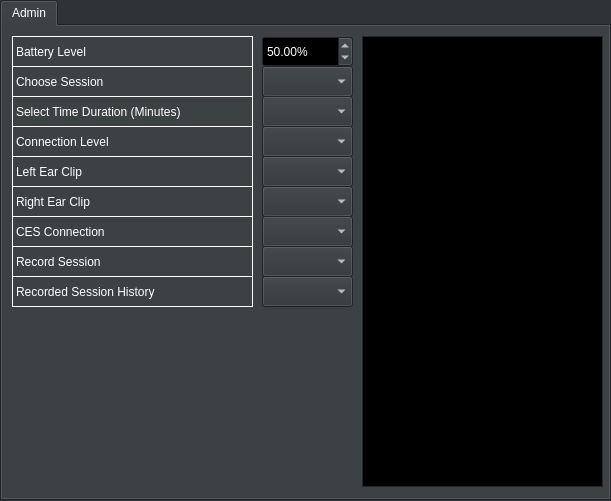
   <widget class="QTabWidget" name="tabWidget">
    <property name="enabled">
     <bool>true</bool>
    </property>
    <property name="geometry">
     <rect>
      <x>550</x>
      <y>20</y>
      <width>611</width>
      <height>501</height>
     </rect>
    </property>
    <property name="palette">
     <palette>
      <active>
       <colorrole role="WindowText">
        <brush brushstyle="SolidPattern">
         <color alpha="255">
          <red>255</red>
          <green>255</green>
          <blue>255</blue>
         </color>
        </brush>
       </colorrole>
       <colorrole role="Button">
        <brush brushstyle="SolidPattern">
         <color alpha="255">
          <red>46</red>
          <green>52</green>
          <blue>54</blue>
         </color>
        </brush>
       </colorrole>
       <colorrole role="Light">
        <brush brushstyle="SolidPattern">
         <color alpha="255">
          <red>69</red>
          <green>78</green>
          <blue>81</blue>
         </color>
        </brush>
       </colorrole>
       <colorrole role="Midlight">
        <brush brushstyle="SolidPattern">
         <color alpha="255">
          <red>57</red>
          <green>65</green>
          <blue>67</blue>
         </color>
        </brush>
       </colorrole>
       <colorrole role="Dark">
        <brush brushstyle="SolidPattern">
         <color alpha="255">
          <red>23</red>
          <green>26</green>
          <blue>27</blue>
         </color>
        </brush>
       </colorrole>
       <colorrole role="Mid">
        <brush brushstyle="SolidPattern">
         <color alpha="255">
          <red>30</red>
          <green>34</green>
          <blue>36</blue>
         </color>
        </brush>
       </colorrole>
       <colorrole role="Text">
        <brush brushstyle="SolidPattern">
         <color alpha="255">
          <red>255</red>
          <green>255</green>
          <blue>255</blue>
         </color>
        </brush>
       </colorrole>
       <colorrole role="BrightText">
        <brush brushstyle="SolidPattern">
         <color alpha="255">
          <red>255</red>
          <green>255</green>
          <blue>255</blue>
         </color>
        </brush>
       </colorrole>
       <colorrole role="ButtonText">
        <brush brushstyle="SolidPattern">
         <color alpha="255">
          <red>255</red>
          <green>255</green>
          <blue>255</blue>
         </color>
        </brush>
       </colorrole>
       <colorrole role="Base">
        <brush brushstyle="SolidPattern">
         <color alpha="255">
          <red>0</red>
          <green>0</green>
          <blue>0</blue>
         </color>
        </brush>
       </colorrole>
       <colorrole role="Window">
        <brush brushstyle="SolidPattern">
         <color alpha="255">
          <red>46</red>
          <green>52</green>
          <blue>54</blue>
         </color>
        </brush>
       </colorrole>
       <colorrole role="Shadow">
        <brush brushstyle="SolidPattern">
         <color alpha="255">
          <red>0</red>
          <green>0</green>
          <blue>0</blue>
         </color>
        </brush>
       </colorrole>
       <colorrole role="AlternateBase">
        <brush brushstyle="SolidPattern">
         <color alpha="255">
          <red>23</red>
          <green>26</green>
          <blue>27</blue>
         </color>
        </brush>
       </colorrole>
       <colorrole role="ToolTipBase">
        <brush brushstyle="SolidPattern">
         <color alpha="255">
          <red>255</red>
          <green>255</green>
          <blue>220</blue>
         </color>
        </brush>
       </colorrole>
       <colorrole role="ToolTipText">
        <brush brushstyle="SolidPattern">
         <color alpha="255">
          <red>0</red>
          <green>0</green>
          <blue>0</blue>
         </color>
        </brush>
       </colorrole>
       <colorrole role="PlaceholderText">
        <brush brushstyle="SolidPattern">
         <color alpha="128">
          <red>255</red>
          <green>255</green>
          <blue>255</blue>
         </color>
        </brush>
       </colorrole>
      </active>
      <inactive>
       <colorrole role="WindowText">
        <brush brushstyle="SolidPattern">
         <color alpha="255">
          <red>255</red>
          <green>255</green>
          <blue>255</blue>
         </color>
        </brush>
       </colorrole>
       <colorrole role="Button">
        <brush brushstyle="SolidPattern">
         <color alpha="255">
          <red>46</red>
          <green>52</green>
          <blue>54</blue>
         </color>
        </brush>
       </colorrole>
       <colorrole role="Light">
        <brush brushstyle="SolidPattern">
         <color alpha="255">
          <red>69</red>
          <green>78</green>
          <blue>81</blue>
         </color>
        </brush>
       </colorrole>
       <colorrole role="Midlight">
        <brush brushstyle="SolidPattern">
         <color alpha="255">
          <red>57</red>
          <green>65</green>
          <blue>67</blue>
         </color>
        </brush>
       </colorrole>
       <colorrole role="Dark">
        <brush brushstyle="SolidPattern">
         <color alpha="255">
          <red>23</red>
          <green>26</green>
          <blue>27</blue>
         </color>
        </brush>
       </colorrole>
       <colorrole role="Mid">
        <brush brushstyle="SolidPattern">
         <color alpha="255">
          <red>30</red>
          <green>34</green>
          <blue>36</blue>
         </color>
        </brush>
       </colorrole>
       <colorrole role="Text">
        <brush brushstyle="SolidPattern">
         <color alpha="255">
          <red>255</red>
          <green>255</green>
          <blue>255</blue>
         </color>
        </brush>
       </colorrole>
       <colorrole role="BrightText">
        <brush brushstyle="SolidPattern">
         <color alpha="255">
          <red>255</red>
          <green>255</green>
          <blue>255</blue>
         </color>
        </brush>
       </colorrole>
       <colorrole role="ButtonText">
        <brush brushstyle="SolidPattern">
         <color alpha="255">
          <red>255</red>
          <green>255</green>
          <blue>255</blue>
         </color>
        </brush>
       </colorrole>
       <colorrole role="Base">
        <brush brushstyle="SolidPattern">
         <color alpha="255">
          <red>0</red>
          <green>0</green>
          <blue>0</blue>
         </color>
        </brush>
       </colorrole>
       <colorrole role="Window">
        <brush brushstyle="SolidPattern">
         <color alpha="255">
          <red>46</red>
          <green>52</green>
          <blue>54</blue>
         </color>
        </brush>
       </colorrole>
       <colorrole role="Shadow">
        <brush brushstyle="SolidPattern">
         <color alpha="255">
          <red>0</red>
          <green>0</green>
          <blue>0</blue>
         </color>
        </brush>
       </colorrole>
       <colorrole role="AlternateBase">
        <brush brushstyle="SolidPattern">
         <color alpha="255">
          <red>23</red>
          <green>26</green>
          <blue>27</blue>
         </color>
        </brush>
       </colorrole>
       <colorrole role="ToolTipBase">
        <brush brushstyle="SolidPattern">
         <color alpha="255">
          <red>255</red>
          <green>255</green>
          <blue>220</blue>
         </color>
        </brush>
       </colorrole>
       <colorrole role="ToolTipText">
        <brush brushstyle="SolidPattern">
         <color alpha="255">
          <red>0</red>
          <green>0</green>
          <blue>0</blue>
         </color>
        </brush>
       </colorrole>
       <colorrole role="PlaceholderText">
        <brush brushstyle="SolidPattern">
         <color alpha="128">
          <red>255</red>
          <green>255</green>
          <blue>255</blue>
         </color>
        </brush>
       </colorrole>
      </inactive>
      <disabled>
       <colorrole role="WindowText">
        <brush brushstyle="SolidPattern">
         <color alpha="255">
          <red>23</red>
          <green>26</green>
          <blue>27</blue>
         </color>
        </brush>
       </colorrole>
       <colorrole role="Button">
        <brush brushstyle="SolidPattern">
         <color alpha="255">
          <red>46</red>
          <green>52</green>
          <blue>54</blue>
         </color>
        </brush>
       </colorrole>
       <colorrole role="Light">
        <brush brushstyle="SolidPattern">
         <color alpha="255">
          <red>69</red>
          <green>78</green>
          <blue>81</blue>
         </color>
        </brush>
       </colorrole>
       <colorrole role="Midlight">
        <brush brushstyle="SolidPattern">
         <color alpha="255">
          <red>57</red>
          <green>65</green>
          <blue>67</blue>
         </color>
        </brush>
       </colorrole>
       <colorrole role="Dark">
        <brush brushstyle="SolidPattern">
         <color alpha="255">
          <red>23</red>
          <green>26</green>
          <blue>27</blue>
         </color>
        </brush>
       </colorrole>
       <colorrole role="Mid">
        <brush brushstyle="SolidPattern">
         <color alpha="255">
          <red>30</red>
          <green>34</green>
          <blue>36</blue>
         </color>
        </brush>
       </colorrole>
       <colorrole role="Text">
        <brush brushstyle="SolidPattern">
         <color alpha="255">
          <red>23</red>
          <green>26</green>
          <blue>27</blue>
         </color>
        </brush>
       </colorrole>
       <colorrole role="BrightText">
        <brush brushstyle="SolidPattern">
         <color alpha="255">
          <red>255</red>
          <green>255</green>
          <blue>255</blue>
         </color>
        </brush>
       </colorrole>
       <colorrole role="ButtonText">
        <brush brushstyle="SolidPattern">
         <color alpha="255">
          <red>23</red>
          <green>26</green>
          <blue>27</blue>
         </color>
        </brush>
       </colorrole>
       <colorrole role="Base">
        <brush brushstyle="SolidPattern">
         <color alpha="255">
          <red>46</red>
          <green>52</green>
          <blue>54</blue>
         </color>
        </brush>
       </colorrole>
       <colorrole role="Window">
        <brush brushstyle="SolidPattern">
         <color alpha="255">
          <red>46</red>
          <green>52</green>
          <blue>54</blue>
         </color>
        </brush>
       </colorrole>
       <colorrole role="Shadow">
        <brush brushstyle="SolidPattern">
         <color alpha="255">
          <red>0</red>
          <green>0</green>
          <blue>0</blue>
         </color>
        </brush>
       </colorrole>
       <colorrole role="AlternateBase">
        <brush brushstyle="SolidPattern">
         <color alpha="255">
          <red>46</red>
          <green>52</green>
          <blue>54</blue>
         </color>
        </brush>
       </colorrole>
       <colorrole role="ToolTipBase">
        <brush brushstyle="SolidPattern">
         <color alpha="255">
          <red>255</red>
          <green>255</green>
          <blue>220</blue>
         </color>
        </brush>
       </colorrole>
       <colorrole role="ToolTipText">
        <brush brushstyle="SolidPattern">
         <color alpha="255">
          <red>0</red>
          <green>0</green>
          <blue>0</blue>
         </color>
        </brush>
       </colorrole>
       <colorrole role="PlaceholderText">
        <brush brushstyle="SolidPattern">
         <color alpha="128">
          <red>255</red>
          <green>255</green>
          <blue>255</blue>
         </color>
        </brush>
       </colorrole>
      </disabled>
     </palette>
    </property>
    <property name="currentIndex">
     <number>0</number>
    </property>
    <widget class="QWidget" name="adminTab">
     <property name="enabled">
      <bool>true</bool>
     </property>
     <attribute name="title">
      <string>Admin</string>
     </attribute>
     <widget class="QLabel" name="sessionQLabel">
      <property name="geometry">
       <rect>
        <x>10</x>
        <y>40</y>
        <width>241</width>
        <height>31</height>
       </rect>
      </property>
      <property name="frameShape">
       <enum>QFrame::Box</enum>
      </property>
      <property name="text">
       <string>Choose Session</string>
      </property>
     </widget>
     <widget class="QComboBox" name="sessionComboBox">
      <property name="geometry">
       <rect>
        <x>260</x>
        <y>40</y>
        <width>91</width>
        <height>31</height>
       </rect>
      </property>
      <property name="editable">
       <bool>false</bool>
      </property>
      <property name="currentText">
       <string/>
      </property>
      <property name="currentIndex">
       <number>-1</number>
      </property>
     </widget>
     <widget class="QLabel" name="batteryQLabel">
      <property name="geometry">
       <rect>
        <x>10</x>
        <y>10</y>
        <width>241</width>
        <height>31</height>
       </rect>
      </property>
      <property name="frameShape">
       <enum>QFrame::Box</enum>
      </property>
      <property name="text">
       <string>Battery Level</string>
      </property>
     </widget>
     <widget class="QDoubleSpinBox" name="batteryLevelAdminSpinxBox">
      <property name="geometry">
       <rect>
        <x>260</x>
        <y>10</y>
        <width>91</width>
        <height>31</height>
       </rect>
      </property>
      <property name="suffix">
       <string>%</string>
      </property>
      <property name="singleStep">
       <double>5.000000000000000</double>
      </property>
      <property name="stepType">
       <enum>QAbstractSpinBox::DefaultStepType</enum>
      </property>
      <property name="value">
       <double>50.000000000000000</double>
      </property>
     </widget>
     <widget class="QLabel" name="label">
      <property name="geometry">
       <rect>
        <x>10</x>
        <y>70</y>
        <width>241</width>
        <height>31</height>
       </rect>
      </property>
      <property name="frameShape">
       <enum>QFrame::Box</enum>
      </property>
      <property name="text">
       <string>Select Time Duration (Minutes)</string>
      </property>
     </widget>
     <widget class="QComboBox" name="timeAdminComboBox">
      <property name="geometry">
       <rect>
        <x>260</x>
        <y>70</y>
        <width>91</width>
        <height>31</height>
       </rect>
      </property>
      <property name="editable">
       <bool>false</bool>
      </property>
      <property name="currentText">
       <string/>
      </property>
      <property name="currentIndex">
       <number>-1</number>
      </property>
     </widget>
     <widget class="QLabel" name="label_2">
      <property name="geometry">
       <rect>
        <x>10</x>
        <y>100</y>
        <width>241</width>
        <height>31</height>
       </rect>
      </property>
      <property name="frameShape">
       <enum>QFrame::Box</enum>
      </property>
      <property name="text">
       <string>Connection Level </string>
      </property>
     </widget>
     <widget class="QComboBox" name="connectionLevelAdminComboBox">
      <property name="geometry">
       <rect>
        <x>260</x>
        <y>100</y>
        <width>91</width>
        <height>31</height>
       </rect>
      </property>
     </widget>
     <widget class="QTextEdit" name="console">
      <property name="geometry">
       <rect>
        <x>360</x>
        <y>10</y>
        <width>241</width>
        <height>451</height>
       </rect>
      </property>
     </widget>
     <widget class="QLabel" name="label3">
      <property name="geometry">
       <rect>
        <x>10</x>
        <y>130</y>
        <width>241</width>
        <height>31</height>
       </rect>
      </property>
      <property name="frameShape">
       <enum>QFrame::Box</enum>
      </property>
      <property name="text">
       <string>Left Ear Clip</string>
      </property>
     </widget>
     <widget class="QLabel" name="label4">
      <property name="geometry">
       <rect>
        <x>10</x>
        <y>160</y>
        <width>241</width>
        <height>31</height>
       </rect>
      </property>
      <property name="frameShape">
       <enum>QFrame::Box</enum>
      </property>
      <property name="text">
       <string>Right Ear Clip</string>
      </property>
     </widget>
     <widget class="QComboBox" name="leftEarClip">
      <property name="geometry">
       <rect>
        <x>260</x>
        <y>130</y>
        <width>91</width>
        <height>31</height>
       </rect>
      </property>
     </widget>
     <widget class="QComboBox" name="rightEarClip">
      <property name="geometry">
       <rect>
        <x>260</x>
        <y>160</y>
        <width>91</width>
        <height>31</height>
       </rect>
      </property>
     </widget>
     <widget class="QLabel" name="label4_2">
      <property name="geometry">
       <rect>
        <x>10</x>
        <y>190</y>
        <width>241</width>
        <height>31</height>
       </rect>
      </property>
      <property name="frameShape">
       <enum>QFrame::Box</enum>
      </property>
      <property name="text">
       <string>CES Connection</string>
      </property>
     </widget>
     <widget class="QComboBox" name="cesComboBox">
      <property name="geometry">
       <rect>
        <x>260</x>
        <y>190</y>
        <width>91</width>
        <height>31</height>
       </rect>
      </property>
     </widget>
     <widget class="QLabel" name="label4_3">
      <property name="geometry">
       <rect>
        <x>10</x>
        <y>250</y>
        <width>241</width>
        <height>31</height>
       </rect>
      </property>
      <property name="frameShape">
       <enum>QFrame::Box</enum>
      </property>
      <property name="text">
       <string>Recorded Session History</string>
      </property>
     </widget>
     <widget class="QComboBox" name="historyComboBox">
      <property name="geometry">
       <rect>
        <x>260</x>
        <y>250</y>
        <width>91</width>
        <height>31</height>
       </rect>
      </property>
     </widget>
     <widget class="QLabel" name="label4_5">
      <property name="geometry">
       <rect>
        <x>10</x>
        <y>220</y>
        <width>241</width>
        <height>31</height>
       </rect>
      </property>
      <property name="frameShape">
       <enum>QFrame::Box</enum>
      </property>
      <property name="text">
       <string>Record Session</string>
      </property>
     </widget>
     <widget class="QComboBox" name="recordBox">
      <property name="geometry">
       <rect>
        <x>260</x>
        <y>220</y>
        <width>91</width>
        <height>31</height>
       </rect>
      </property>
     </widget>
    </widget>
   </widget>
